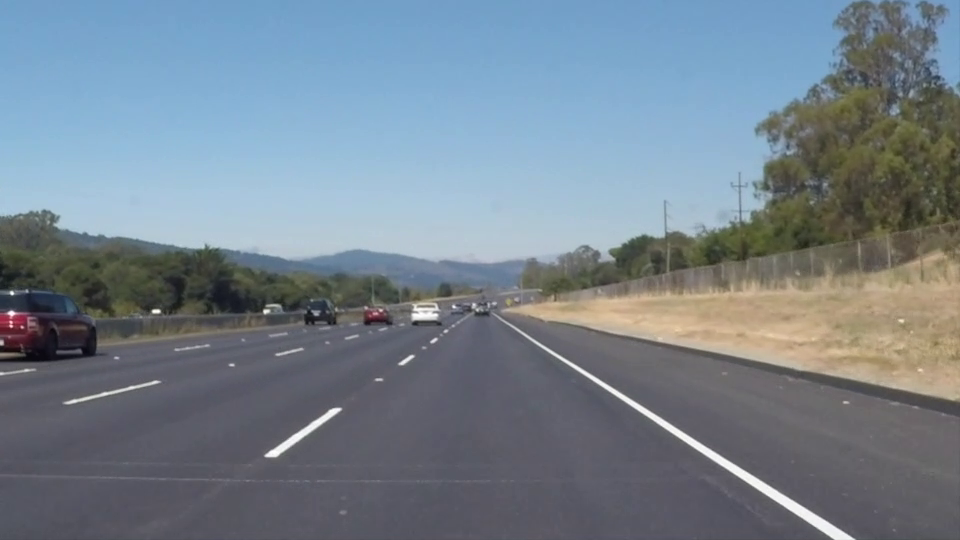
#> input picture frame 22 of KITTI/testing/solidWhiteRight.mp4, 960 x 540 px, given in place of road_car_view.mp4, which was not available
$ python Line_extractionOnVideo.py
#> lines starting #> are read from the running program, lines starting #| are printed output that depends on the picture; after the words box and inside, x2 and y2 are one past the last pixel; in counts of white or black regions, pixels touching at a corner belong together; pictures that were not available may be replaced by others from this repository, and a replacement may not be noted
#> further down, img is the input picture: shape (540, 960, 3); mean B, G, R 141.9, 130.7, 117.7
### RoadLine_Extraction.py
import cv2
import numpy as np
import matplotlib.pyplot as plt
import morfological_op as morf

# Function to apply threshold on an image using the HSV color space
def HSV_threshold(image):
    img = image

    #Here we have the different color ranges for the road segmentation depending on the image

    #Mean shift test segmentation
    #COLOR_MIN = np.array([18, 0, 208],np.uint8)
    #COLOR_MAX = np.array([60, 76, 222],np.uint8)

    #Segmentation2
    #COLOR_MIN = np.array([163, 247, 224],np.uint8)
    #COLOR_MAX = np.array([176, 255, 235],np.uint8)

    #Segmentation4
    #COLOR_MIN = np.array([148, 0, 193],np.uint8)
    #COLOR_MAX = np.array([152, 233, 201],np.uint8)

    #SP0 (shadows)
    #COLOR_MIN = np.array([98, 89, 124],np.uint8)
    #COLOR_MAX = np.array([171, 140, 220],np.uint8)

    #BP (Bright and painted road)
    #COLOR_MIN = np.array([0, 0, 209],np.uint8)
    #COLOR_MAX = np.array([65, 57, 255],np.uint8)

    #BP6-> different approach
    COLOR_MIN = np.array([5,0, 60],np.uint8)
    COLOR_MAX = np.array([179, 35, 153],np.uint8)

    # [17 lines of commented-out code are left out]
    hsv_img = cv2.cvtColor(img,cv2.COLOR_BGR2HSV)
#> hsv_img: shape (540, 960, 3); mean H, S, V 94.9, 54.6, 147.7

    # Apply threshold for image segmentation
    frame_threshed = cv2.inRange(hsv_img, COLOR_MIN, COLOR_MAX)
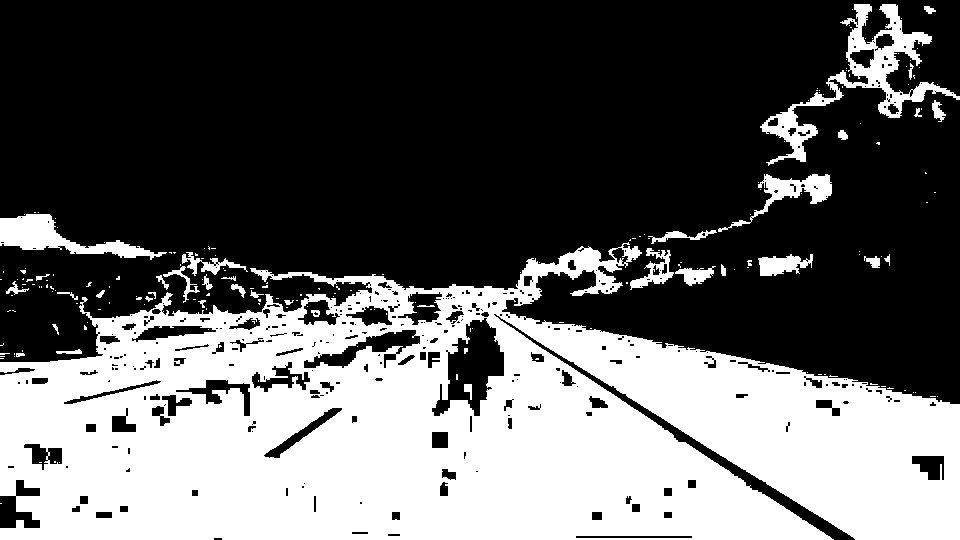
#> frame_threshed: shape (540, 960); 37.7% white; 201 white regions (162 under 20 px), largest, box (x1, y1, x2, y2) and area: (0, 242, 960, 540) 180447, (760, 4, 960, 166) 5834, (0, 214, 167, 260) 2794
    return frame_threshed

# Function to perform morphological operations on an image
# [222 lines left out: functions morf_operations, Canny, Create_mask, cordinates, unique_line, draw_lines and 1 more, not called in this run]

# [2 lines that do not run on import are left out]

### Line_extractionOnVideo.py
import tensorflow as tf
import cv2
import numpy as np
import RoadLine_Extraction as th

#In the following code, we are using OpenCV`s functions to analise a video and extract the road lines in a specif area we determine
video = cv2.VideoCapture('Images/road_car_view.mp4')

#Function used to extract the raw lines
def Canny(image):
    #grey_img = cv2.cvtColor(image, cv2.COLOR_RGB2GRAY)
    HSV_th = th.HSV_threshold(image)
    frame = cv2.GaussianBlur(HSV_th, (5,5), 0) #Reduces the noise if the image
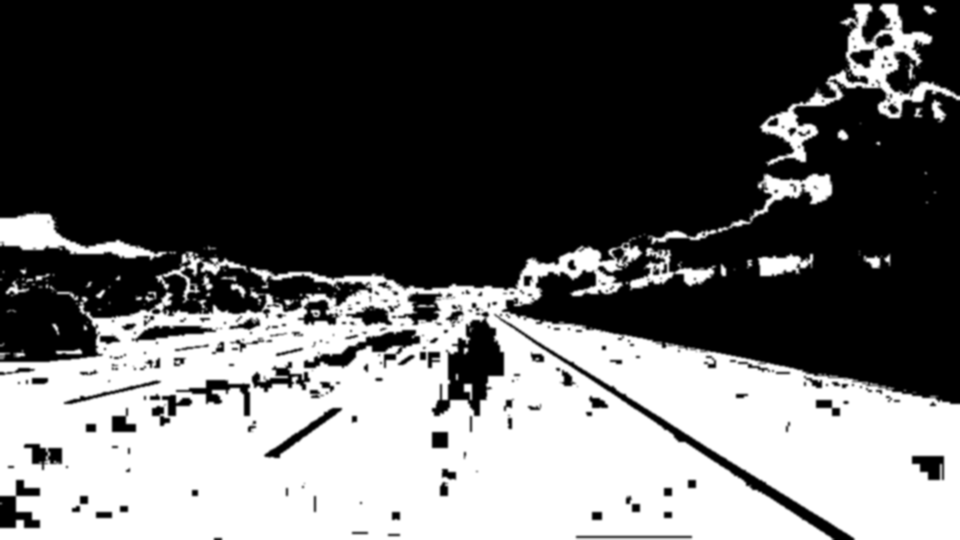
#> frame: shape (540, 960); min 0, max 255, mean 96.1
    edges = cv2.Canny(frame, 50, 150)
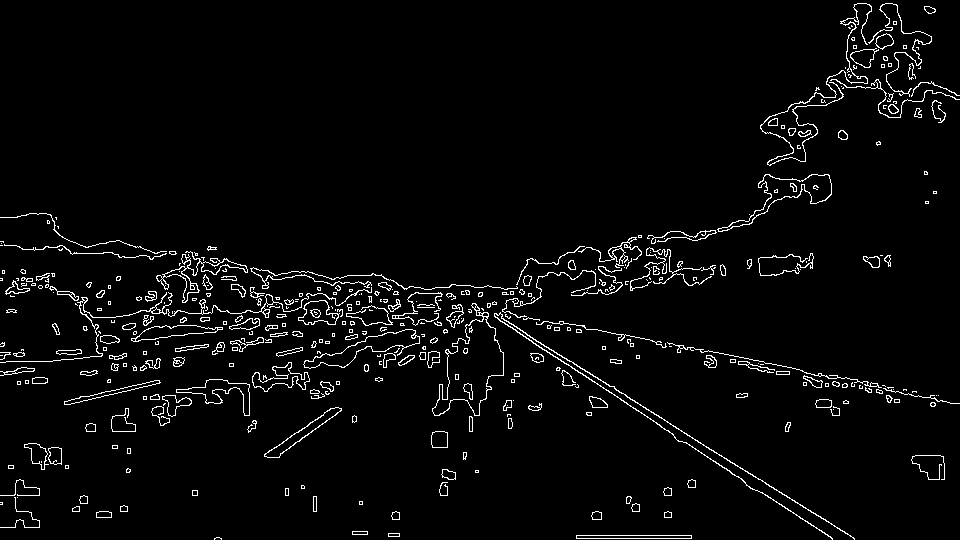
#> edges: shape (540, 960); 3.4% white in thin lines or dots

    return edges

#Creating a dinamic maks to detect the road
def Create_mask(image):
    format = image.shape[0]
#> format = 540
    top_triangle_x = 550
    top_triangle_y = 300

    tmask_points = np.array([(0, 720), (1200, format), (top_triangle_x, top_triangle_y)])
#> tmask_points = [[0, 720], [1200, 540], [550, 300]]

    #Create a mask
    mask = np.zeros_like(image)
    cv2.fillPoly(mask, [tmask_points], (255, 255, 255))
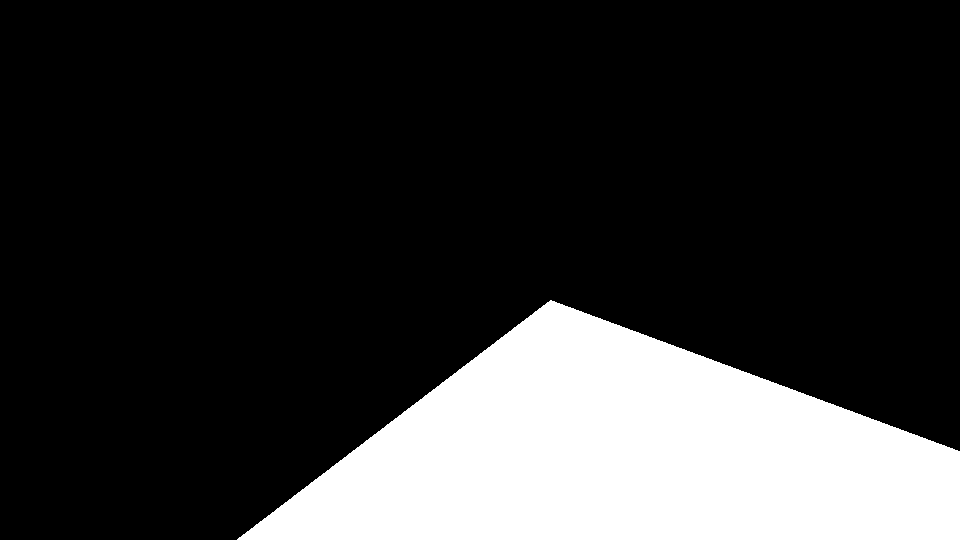
#> mask: shape (540, 960); 20.3% white; 1 white region, box (x1, y1, x2, y2) and area: (237, 300, 960, 540) 105042
    masked_img = cv2.bitwise_and(image, mask)
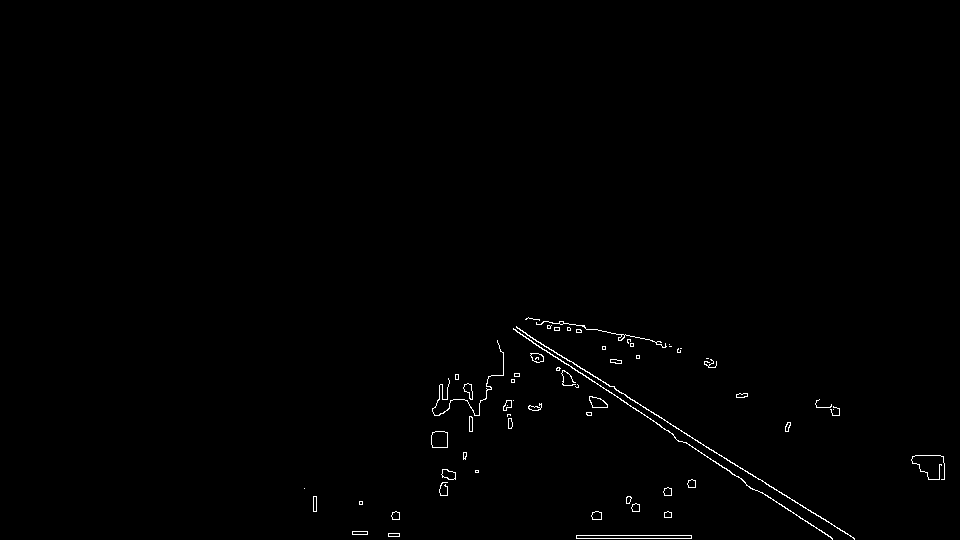
#> masked_img: shape (540, 960); 0.58% white in thin lines or dots, all inside (x1, y1, x2, y2) = (304, 317, 945, 540)
#> `lines = cv2.HoughLinesP(edges, 2, np.pi/180, 100, np.array([]), minLin..`: lines = [[561, 355, 678, 428], [553, 356, 600, 385], [627, 397, 758, 479], [684, 442, 744, 481], [517, 328, 854, 539], [578, 372, 673, 434], [576, 535, 691, 535], [759, 491, 832, 538], [576, 538, 691, 538], [513, 329, 585, 375], [593, 329, 665, 343]]
    return masked_img

def cordinates(image, lane):
    slope, intersec = lane
    y1 = image.shape[0]
    y2 = int(y1*(3/4))
    x1 = int((y1 - intersec)/slope)
    x2 = int((y2 - intersec)/slope)
    return np.array([x1,y1,x2,y2])

def unique_line(image, lines):
    left_lines = []
    right_lines = []
    if lines is not None:
        for line in lines:
            x1,y1,x2, y2 = line.reshape(4)
            param = np.polyfit((x1,x2), (y1, y2), 1) #Polyfit returns an array of [(curvatura ou derivada), interesecção dos pontos]
            slope = param[0]
            intersection = param[1]
            if slope < 0:#How the pixels values starts from the top left, a slope < 0 represents a left line
                left_lines.append((slope, intersection))
            if slope > 0:#How the pixels values starts from the top left, a slope > 0 represents a right line
                right_lines.append((slope, intersection))
#> this loop made 11 passes
#> (x1, y1, x2, y2, slope, intersection) on passes 1 to 11: (561, 355, 678, 428, 0.624, 4.97), (553, 356, 600, 385, 0.617, 14.79), (627, 397, 758, 479, 0.626, 4.53), (684, 442, 744, 481, 0.65, -2.6), (517, 328, 854, 539, 0.626, 4.3), (578, 372, 673, 434, 0.653, -5.22), (576, 535, 691, 535, -2.11e-15, 535), (759, 491, 832, 538, 0.644, 2.33), (576, 538, 691, 538, -1.06e-15, 538), (513, 329, 585, 375, 0.639, 1.25), (593, 329, 665, 343, 0.194, 213.7)
#> after the loop, left_lines = [(-2.11e-15, 535), (-1.06e-15, 538)]; right_lines = [(0.624, 4.97), (0.617, 14.79), (0.626, 4.53), (0.65, -2.6), (0.626, 4.3), (0.653, -5.22), (0.644, 2.33), (0.639, 1.25), (0.194, 213.7)]

    left_average = np.average(left_lines, axis=0) if left_lines else None
#> left_average = [-1.58e-15, 536.5]
    right_average = np.average(right_lines, axis=0) if right_lines else None
#> right_average = [0.586, 26.45]

    # Check if left or right lines were detected
    if left_average is not None or right_average is not None:
        if left_average is not None and right_average is not None:
            left_line = cordinates(image, left_average)
#> in cordinates, `slope, intersec = lane`: slope = -1.58e-15; intersec = 536.5
#> in cordinates, `x1 = int((y1 - intersec)/slope)`: x1 = -2209927812282809
#> in cordinates, `x2 = int((y2 - intersec)/slope)`: x2 = 83030144947230192
#> left_line = [-2209927812282809, 540, 83030144947230192, 405]
            right_line = cordinates(image, right_average)
#> right_line = [876, 540, 646, 405]
            return np.array([left_line, right_line])
        elif left_average is not None:
            left_line = cordinates(image, left_average)
            return np.array([left_line])
        else:
            right_line = cordinates(image, right_average)
            return np.array([right_line])
    else:
        return None

 #take the avarege of the lines
def draw_lines(image, Lines):
    road = np.zeros_like(image)
#> road: shape (540, 960, 3); every value is 0
    if Lines is not None:
        for line in Lines:
            x1,y1,x2,y2 = line.reshape(4)
            cv2.line(road, (x1,y1), (x2, y2), color=(255, 0, 0), thickness=3)
            cv2.line(image, (x1,y1), (x2, y2), color=(255, 0, 0), thickness=3)
#> this loop made 1 pass
    return road


success, img = video.read()

while success:
    img_lane = np.copy(img)
    canny = Canny(img_lane)
    edges = Create_mask(canny)
    lines = cv2.HoughLinesP(edges, 2, np.pi/180, 100, np.array([]), minLineLength=40, maxLineGap=5)

#> (the run stopped early here; a loop or call above may not have finished)

$ run again, starting later in the video
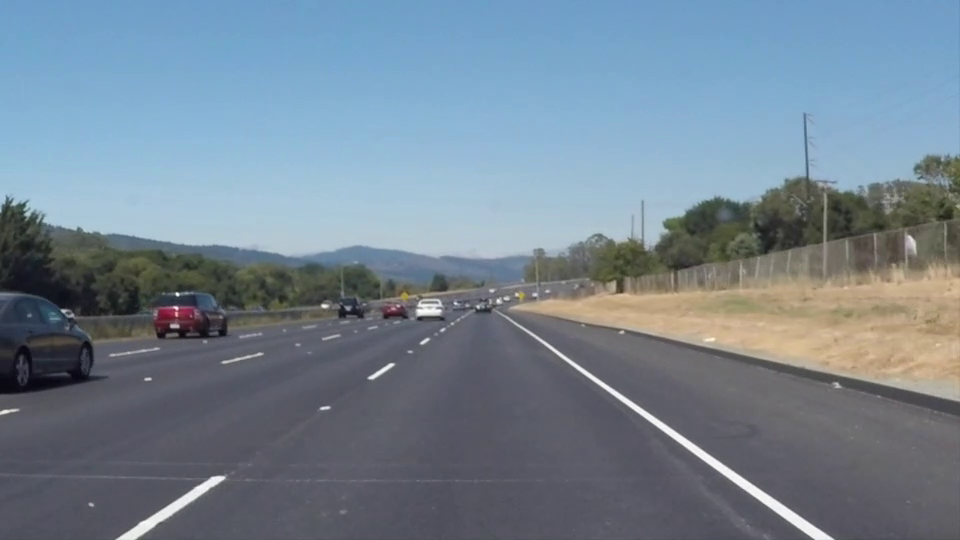
#> input picture frame 99 of KITTI/testing/solidWhiteRight.mp4, 960 x 540 px, given in place of road_car_view.mp4, which was not available
#> img is the input picture: shape (540, 960, 3); mean B, G, R 146, 132.3, 116.7
#> hsv_img: shape (540, 960, 3); mean H, S, V 97.5, 57, 150.6
#> frame_threshed: shape (540, 960); 33.3% white; 238 white regions (182 under 20 px), largest, box (x1, y1, x2, y2) and area: (0, 234, 960, 540) 157639, (690, 178, 889, 278) 4919, (855, 156, 955, 214) 1695
#> edges: shape (540, 960); 3.8% white in thin lines or dots, all inside (x1, y1, x2, y2) = (0, 155, 960, 540)
#> mask: shape (540, 960); 20.3% white; 1 white region, box (x1, y1, x2, y2) and area: (237, 300, 960, 540) 105042
#> masked_img: shape (540, 960); 0.67% white in thin lines or dots, all inside (x1, y1, x2, y2) = (241, 313, 864, 540)
#> lines = [[676, 432, 833, 538], [517, 326, 741, 488], [594, 381, 807, 535], [660, 420, 724, 464], [518, 324, 653, 415]]
#> the loop in unique_line, `for line in lines:` made 5 passes
#> (x1, y1, x2, y2, slope, intersection) on passes 1 to 5: (676, 432, 833, 538, 0.675, -24.41), (517, 326, 741, 488, 0.723, -47.9), (594, 381, 807, 535, 0.723, -48.46), (660, 420, 724, 464, 0.688, -33.75), (518, 324, 653, 415, 0.674, -25.17)
#> after the loop in unique_line, `for line in lines:`: left_lines = []; right_lines = [(0.675, -24.41), (0.723, -47.9), (0.723, -48.46), (0.688, -33.75), (0.674, -25.17)]
#> right_average = [0.697, -35.94]
#> in cordinates, `slope, intersec = lane`: slope = 0.697; intersec = -35.94
#> in cordinates, `x1 = int((y1 - intersec)/slope)`: x1 = 826
#> in cordinates, `x2 = int((y2 - intersec)/slope)`: x2 = 632
#> right_line = [826, 540, 632, 405]
#> the loop in draw_lines, `for line in Lines:` made 1 pass
#> after the loop in draw_lines, `for line in Lines:`:
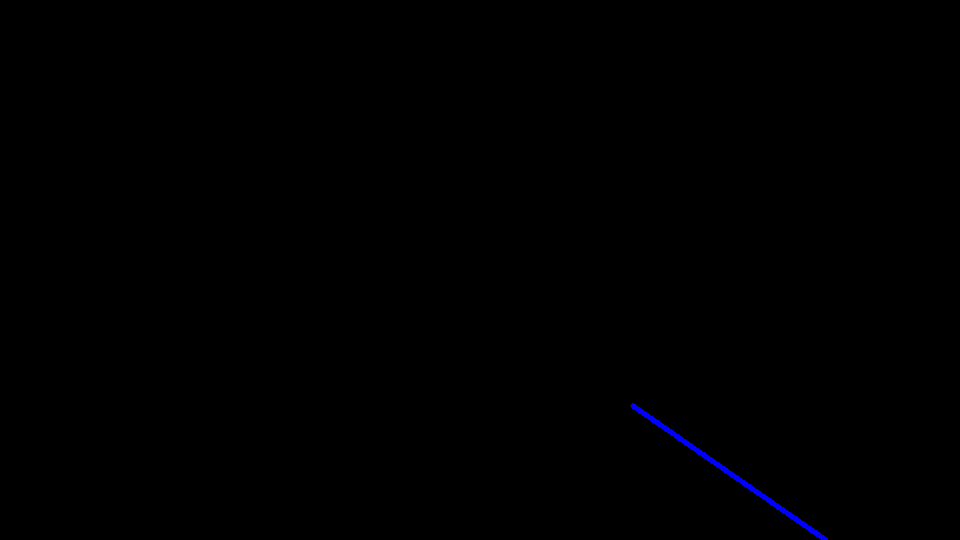
#> road: shape (540, 960, 3); mean B, G, R 0.6, 0, 0
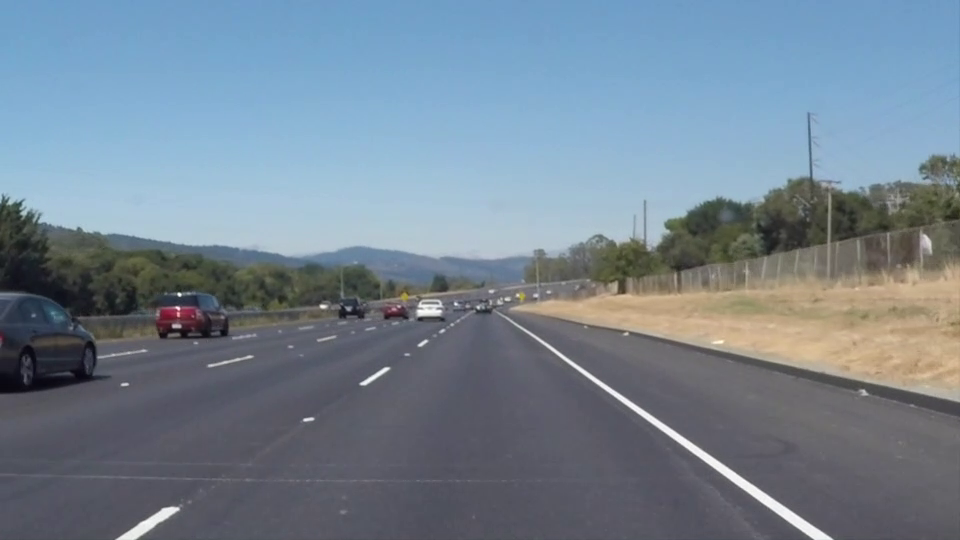
#> input picture frame 100 of KITTI/testing/solidWhiteRight.mp4, 960 x 540 px, given in place of road_car_view.mp4, which was not available
#> img is the input picture: shape (540, 960, 3); mean B, G, R 145.9, 132, 116.7

$ run again, starting later in the video
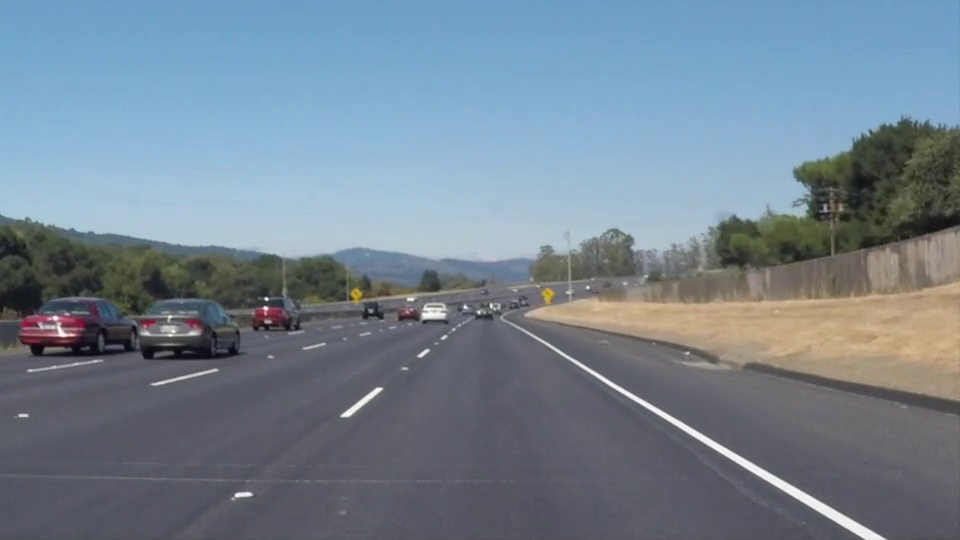
#> input picture frame 176 of KITTI/testing/solidWhiteRight.mp4, 960 x 540 px, given in place of road_car_view.mp4, which was not available
#> img is the input picture: shape (540, 960, 3); mean B, G, R 145.2, 131.6, 116.5
#> hsv_img: shape (540, 960, 3); mean H, S, V 97, 56.8, 150.1
#> frame_threshed: shape (540, 960); 35.8% white; 306 white regions (250 under 20 px), largest, box (x1, y1, x2, y2) and area: (0, 224, 960, 540) 176444, (742, 238, 863, 288) 1576, (148, 246, 262, 266) 457
#> edges: shape (540, 960); 3.7% white in thin lines or dots, all inside (x1, y1, x2, y2) = (0, 124, 960, 540)
#> mask: shape (540, 960); 20.3% white; 1 white region, box (x1, y1, x2, y2) and area: (237, 300, 960, 540) 105042
#> masked_img: shape (540, 960); 0.66% white in thin lines or dots, all inside (x1, y1, x2, y2) = (265, 301, 886, 540)
#> lines = [[582, 364, 840, 513], [574, 364, 786, 492], [529, 331, 596, 372], [604, 383, 863, 539], [590, 329, 651, 340], [525, 332, 586, 371]]
#> the loop in unique_line, `for line in lines:` made 6 passes
#> (x1, y1, x2, y2, slope, intersection) on passes 1 to 6: (582, 364, 840, 513, 0.578, 27.88), (574, 364, 786, 492, 0.604, 17.43), (529, 331, 596, 372, 0.612, 7.28), (604, 383, 863, 539, 0.602, 19.2), (590, 329, 651, 340, 0.18, 222.6), (525, 332, 586, 371, 0.639, -3.66)
#> after the loop in unique_line, `for line in lines:`: left_lines = []; right_lines = [(0.578, 27.88), (0.604, 17.43), (0.612, 7.28), (0.602, 19.2), (0.18, 222.6), (0.639, -3.66)]
#> right_average = [0.536, 48.46]
#> in cordinates, `slope, intersec = lane`: slope = 0.536; intersec = 48.46
#> in cordinates, `x1 = int((y1 - intersec)/slope)`: x1 = 917
#> in cordinates, `x2 = int((y2 - intersec)/slope)`: x2 = 665
#> right_line = [917, 540, 665, 405]
#> the loop in draw_lines, `for line in Lines:` made 1 pass
#> after the loop in draw_lines, `for line in Lines:`:
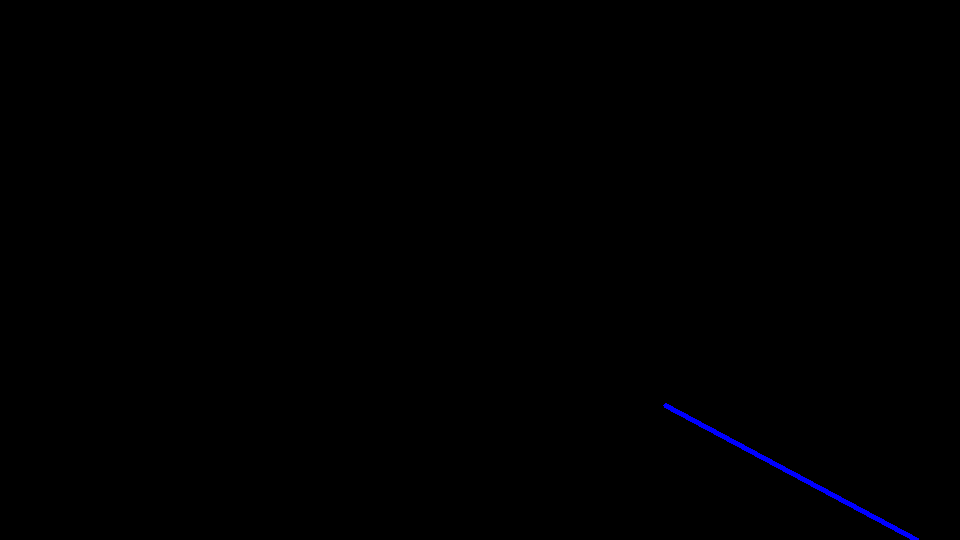
#> road: shape (540, 960, 3); mean B, G, R 0.7, 0, 0
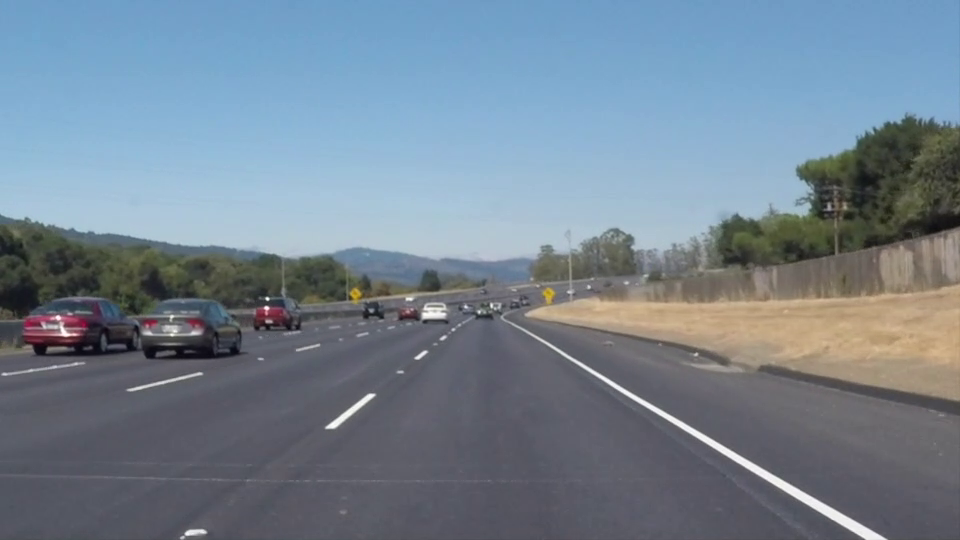
#> input picture frame 177 of KITTI/testing/solidWhiteRight.mp4, 960 x 540 px, given in place of road_car_view.mp4, which was not available
#> img is the input picture: shape (540, 960, 3); mean B, G, R 145.3, 131.5, 116.5
